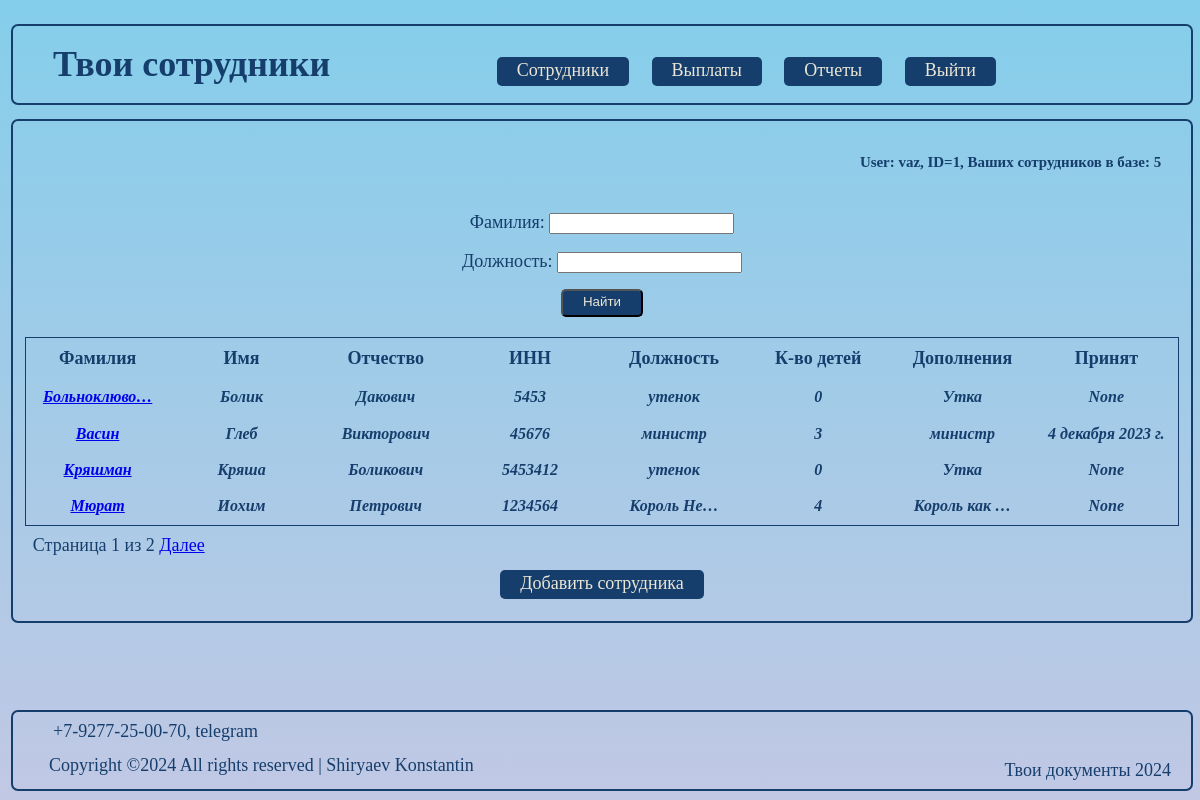
The app's page / (signed in) with its own data.
### taxes/models.py (models this page shows, shortened)
class Staff(models.Model):
    author = models.ForeignKey(User, on_delete=models.CASCADE, verbose_name='Компания')
    surname = models.CharField(max_length=24, verbose_name='Фамилия')
    name = models.CharField(max_length=24, verbose_name='Имя')
    patronimic = models.CharField(max_length=24, blank=True, verbose_name='Отчество')
    ITN = models.PositiveBigIntegerField(unique=True, validators=[MaxValueValidator(999999999999)], verbose_name='ИНН')
    post = models.CharField(max_length=24, verbose_name='Должность')
    dependents = models.IntegerField(default=0, verbose_name='Иждивенцы')
    employment_date = models.DateField(null=True, verbose_name='Дата приёма')
    description = models.TextField(max_length=150, blank=True, verbose_name='Описание')
    class Meta:
        ordering = ['surname']
        indexes = [
            models.Index(fields=['surname']),
            ]
        verbose_name = 'Сотрудники'
        verbose_name_plural = 'Персонал'

### taxes/views.py (the view)
# urls.py: path('', StaffList.as_view(queryset=Staff.objects.all().order_by('surname'), template_name='staff/staff.html'), name='staff'),
class StaffList(LoginRequiredMixin, ListView):
    model = Staff
    template_name = 'staff.html'
    context_object_name = 'staff'
    queryset = Staff.objects.all()
    filter_class = StaffFilter
    paginate_by = 4
    def get_queryset(self):
        self.filter = self.filter_class(self.request.GET, super().get_queryset().filter(author_id=self.request.user.id))
        return self.filter.qs.all()
    def get_context_data(self, **kwargs):
        context = super().get_context_data(**kwargs)
        context['filter'] = StaffFilter(self.request.GET, queryset=self.get_queryset())
        return context

### taxes/templates/staff/staff.html
{% extends 'flatpages/default.html' %}
{% block content %}
    <h5 class="title_1"> User: {{ request.user.username }},
        ID={{ request.user.id }},
        Ваших сотрудников в базe: {{ paginator.count }} </h5>
    {% if staff %}
    <div class="search_1">
        <form class="search-doc" method="GET">
            {{ filter.form }}
            <div class="d-grid gap-3 col-3 btn-wrapper">
                <input type="submit" class="btn" value="Найти">
            </div>
        </form>
    </div>
        <table class="table_blur">
            <thead>
                <tr>
                    <th scope="col">Фамилия</th>
                    <th scope="col">Имя</th>
                    <th scope="col">Отчество</th>
                    <th scope="col">ИНН</th>
                    <th scope="col">Должность</th>
                    <th scope="col">К-во детей</th>
                    <th scope="col">Дополнения</th>
                    <th scope="col">Принят</th>
                </tr>
            </thead>
            <tbody class="stab">
                {% for staff in staff %}
                    <tr>
                        <th scope="row"><a href="{% url 'worker' staff.id %}" class="link-dark">
                            {{ staff.surname|truncatechars:12 }}</a></th>
                        <th scope="row">{{ staff.name|truncatechars:10}}</th>
                        <th scope="row">{{ staff.patronimic|truncatechars:10 }}</th>
                        <th scope="row">{{ staff.ITN }}</th>
                        <th scope="row">{{ staff.post|truncatechars:10 }}</th>
                        <th scope="row">{{ staff.dependents }}</th>
                        <th scope="row">{{ staff.description|truncatechars:12 }}</th>
                        <th scope="col">{{ staff.employment_date }}</th>
                    </tr>
                {% endfor %}
            </tbody>
        </table>
    {% else %}
        <h2 class="doc-none">У Вас пока нет сотрудников!</h2>
    {% endif %}
    {% include "pagination.html" with page=page_obj %}
    <div class="btn-wrapper">
        <a class="btn" href="/create">Добавить сотрудника</a>
    </div >
{% endblock content %}

### account/static/css/styles.css (style rules this page uses)
:root { --document_black: #163E6C; --document_red: #D20A11; --document_beige: #d6d8eb; }
html { font-family: "PT-Astra-Sans_Regular"; font-size: 18px; color: var(--document_black); line-height: 2.15; -webkit-text-size-adjust: 100%; -ms-text-size-adjust: 100%; -moz-text-size-adjust: 100%; -ms-overflow-style: scrollbar; -webkit-tap-highlight-color: rgba(0, 0, 0, 0); }
body { background: linear-gradient(#84CEEB, #C1C8E4); width: 99%; min-width:960px; max-height: 100em; }
*, *:before, *:after { box-sizing: border-box; }
tbody.stab { font-size: medium; font-style: italic; }
h5 { text-align: center; }
.btn { text-decoration: none; color: #EBE6D6; background-color: #163E6C; border-radius: 5px; padding: 3px 20px 6px 20px; }
div.btn-wrapper { text-align: center; padding-bottom: 1em; }
h5.title_1 { text-align: right; margin-right: 2em; }
.search-doc { text-align: center; }
.table_blur { table-layout: fixed; margin-left: auto; margin-right: auto; width: 98%; border-collapse: collapse; border: 1px solid #163E6C; }
a.link-dark:link { font-style: italic; }
body { background-color: #EBE6D6; }

### records on screen
Staff: surname "Больноклюво…", name "Болик", patronimic "Дакович", ITN "5453", post "утенок", dependents "0", description "Утка", employment_date "None"
Staff: surname "Васин", name "Глеб", patronimic "Викторович", ITN "45676", post "министр", dependents "3", description "министр", employment_date "4 декабря 2023 г."
Staff: surname "Кряшман", name "Кряша", patronimic "Боликович", ITN "5453412", post "утенок", dependents "0", description "Утка", employment_date "None"
Staff: surname "Мюрат", name "Иохим", patronimic "Петрович", ITN "1234564", post "Король Не…", dependents "4", description "Король как …", employment_date "None"

### other values on screen
{{ request.user.username }} "vaz"
{{ request.user.id }} "1"
{{ paginator.count }} "5"
{{ page.number }} "1"
{{ page.paginator.num_pages }} "2"
